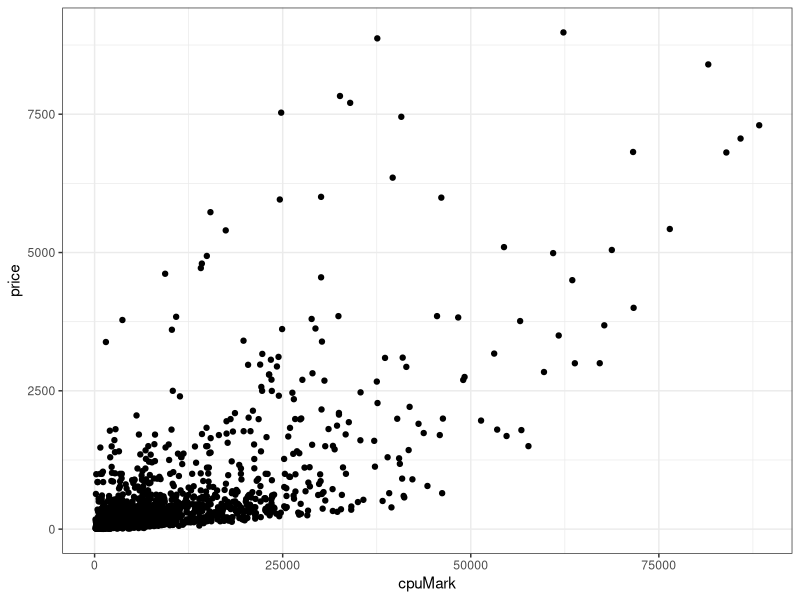

Reproduce this figure in R.
## ---- chunk 1
library(tidyverse)

cpuData<-read.csv("CPU_benchmark_v4.csv")

cpuData %>% ggplot(aes(x = cpuMark, y = price)) + geom_point()+ theme_bw()

